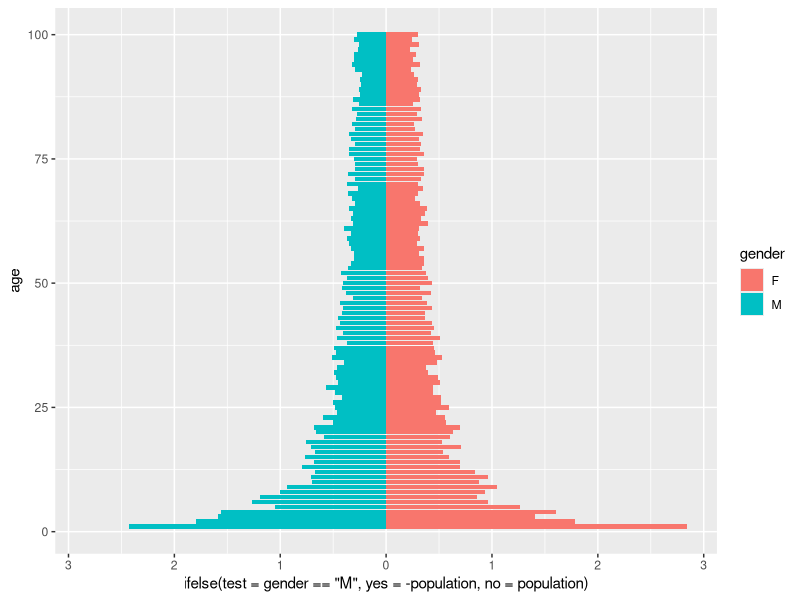

Source code (R): (Note: this script raises an error after producing the figure.)
# make this reproducible 
set.seed(1)

# create data frame
data <- data.frame(age=rep(1:100, 2), gender=rep(c("M", "F"), each=100))

# view data frame
data

# add population variable
data$population <- 1/sqrt(data$age) *runif(200, 10000, 15000)

# convert population varible to percentage
data$population <- data$population / sum(data$population) * 100

# view first six rows of dataet
head(data)

# load ggplot2()
library("ggplot2")

# create polulation pyramid
ggplot(data, aes(x = age, fill = gender,
                 y = ifelse(test = gender == "M",
                            yes = -population, no = population))) + 
  geom_bar(stat = "identity") +
  scale_y_continuous(labels = abs, limits = max(data$population) * c(-1,1)) +
  coord_flip()

# adding labels and titiles 
ggplot(data, aes(x=age, fill = gender, 
                 y=ifelse(test = gender == "M",
                           yes = -population, no = populaiton)))+
  geom_bar(stat = "identity") +
  scale_y_continuous(labels = abs, limits = max(data$population) * c(-1, 1)) +
  labs(title = "Population Pyramid", x = "Age", y = "Percent of population") +
  coord_flip()

# modifying the colors
# use scale_colour_manual()
ggplot(data, aes(x=age, fill = gender,
                 y = ifelse(test = gender == "M",
                            yes = -population, no = population))) +
  geom_bar(stat = "identity") +
  scale_y_continuous(labels = abs, limits = max(data$population) * c(-1, 1)) +
  labs(title = "Population Pyramid", x="Age" , y="Percent of population") +
  scale_colour_manual(values = c("Pink", "Steelblue"),
                      aesthetics = c("colour", "fill")) +
  coord_flip()
  
# Multiple Population Pyramids
# make this example reproducible
set.seed(1)

# create data frame
data_multiple <- data.frame(age=rep(1:100, 6),
                            gender = rep(c("M", "F"), each = 300),
                            country = rep(c("A", "B", "C"), each = 100, times = 2))

# add population variable
data_multiple$population <- round(1/sqrt(data_multiple$age)*runif(200, 10000, 15000), 0)

# view first six rows of dataset
head(data_multiple)
ggplot(data_multiple, aes(x = age, fill = gender,
                          y = ifelse(test = gender == "M",
                                     yes = -population, no = population))) + 
  geom_bar(stat = "identity") +
  scale_y_continuous(labels = abs, limits = max(data_multiple$population) * c(-1,1)) +
  labs(y = "Population Amount") + 
  coord_flip() +
  facet_wrap(~ country) +
  theme(axis.text.x = element_text(angle = 90, hjust = 1)) #rotate x-axis labels

# modyfying theme
ggplot(data_multiple, aes(x = age, fill = gender,
                          y = ifelse(test = gender == "M",
                                     yes = -population, no = population))) + 
  geom_bar(stat = "identity") +
  scale_y_continuous(labels = abs, limits = max(data_multiple$population) * c(-1,1)) +
  labs(y = "Population Amount") + 
  coord_flip() +
  facet_wrap(~ country) +
  theme_classic() +
  theme(axis.text.x = element_text(angle = 90, hjust = 1))
